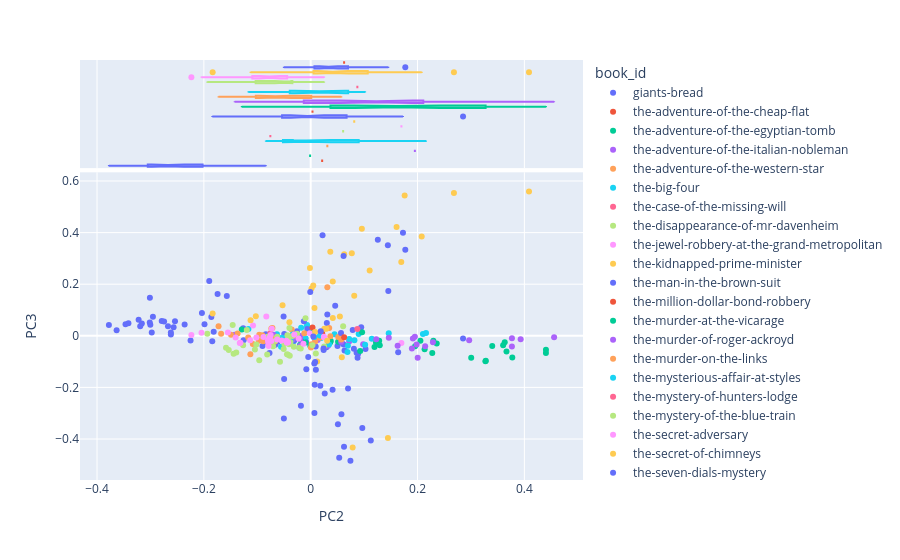

Notebook code for this chart:
### Code cell
# MAY NOT NEED ALL OF THESE

# create a scatterplot of documents in the space created by the second 2 components
# coloring the points by book_id

px.scatter(
    data_frame = DCM.join(DOC).reset_index(),
    x = 'PC2', # third PC
    y = 'PC3', # fourth PC
    color = 'book_id', # color by book_id
    hover_name = 'label', # use concat string for hover info
    hover_data=['sleuth', 'pub_year_original', 'work_type'], # add more hover data
    marginal_x = 'box' # add boxplot to x axis
)
